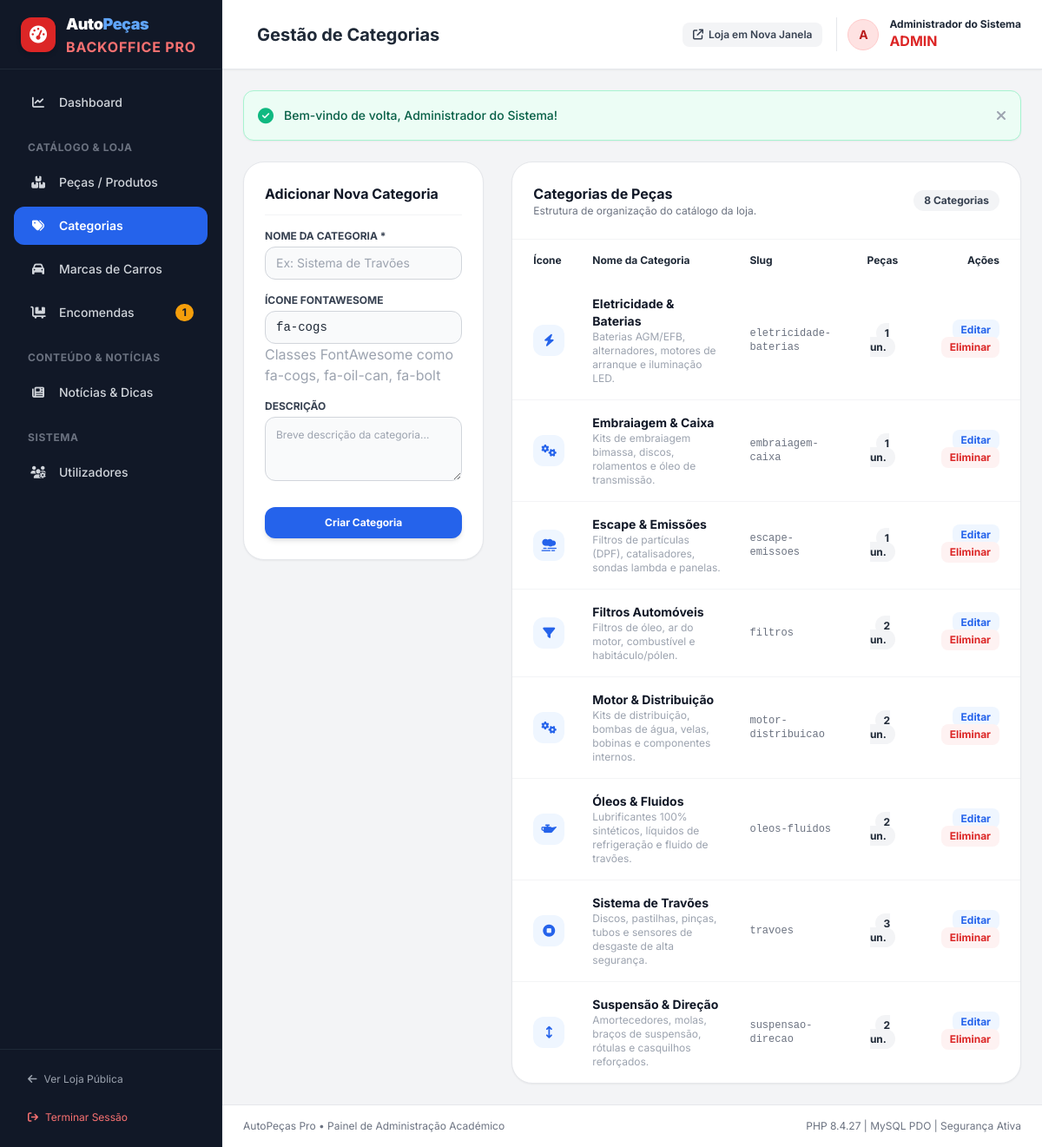
Screenshot of /admin/categories.php (signed in) with the database file from the repository.
### tables this page shows
CREATE TABLE `categories` (
  `id` INT AUTO_INCREMENT PRIMARY KEY,
  `name` VARCHAR(100) NOT NULL,
  `slug` VARCHAR(120) NOT NULL UNIQUE,
  `description` TEXT NULL,
  `icon` VARCHAR(50) DEFAULT 'fa-cogs',
  `created_at` TIMESTAMP DEFAULT CURRENT_TIMESTAMP
);

### config/config.php (called while the page is built, shortened)
<?php
function url(string $path = ''): string {
    $path = ltrim($path, '/');
    return BASE_URL . '/' . $path;
}

### includes/functions.php (called while the page is built, shortened)
<?php
require_once __DIR__ . '/../config/config.php';
function e(?string $string): string {
    return htmlspecialchars($string ?? '', ENT_QUOTES, 'UTF-8');
}
function get_all_categories(): array {
    $db = Database::getConnection();
    $stmt = $db->query("
        SELECT c.*, COUNT(p.id) AS products_count
        FROM categories c
        LEFT JOIN products p ON p.category_id = c.id AND p.is_active = 1
        GROUP BY c.id
        ORDER BY c.name ASC
    ");
    return $stmt->fetchAll();
}

### admin/categories.php (the view, shortened to what this page needs)
<?php
require_once __DIR__ . '/../includes/admin_header.php';
$editCategory = null;
$categories = get_all_categories();
?>
<div class="grid grid-cols-1 lg:grid-cols-12 gap-8">
    <div class="lg:col-span-4">
        <div class="bg-white p-6 rounded-3xl border border-gray-200 shadow-sm sticky top-28">
            <h2 class="text-base font-bold text-gray-900 pb-3 border-b border-gray-100 mb-4">
                <?= $editCategory ? 'Editar Categoria' : 'Adicionar Nova Categoria' ?>
            </h2>
            <form action="<?= url('admin/categories.php') ?>" method="POST" class="space-y-4">
                <div>
                    <label class="block text-xs font-bold text-gray-700 uppercase mb-1">Nome da Categoria *</label>
                    <input type="text" name="name" required value="<?= e($editCategory['name'] ?? '') ?>" placeholder="Ex: Sistema de Travões" class="w-full bg-gray-50 border border-gray-300 rounded-xl px-3 py-2 text-sm focus:ring-2 focus:ring-blue-500">
                </div>
                <div>
                    <label class="block text-xs font-bold text-gray-700 uppercase mb-1">Ícone FontAwesome</label>
                    <input type="text" name="icon" value="<?= e($editCategory['icon'] ?? 'fa-cogs') ?>" placeholder="Ex: fa-circle-stop, fa-filter, fa-car" class="w-full bg-gray-50 border border-gray-300 rounded-xl px-3 py-2 text-sm font-mono text-xs">
                    <span class="text-[10px] text-gray-400">Classes FontAwesome como fa-cogs, fa-oil-can, fa-bolt</span>
                </div>
                <div>
                    <label class="block text-xs font-bold text-gray-700 uppercase mb-1">Descrição</label>
                    <textarea name="description" rows="3" placeholder="Breve descrição da categoria..." class="w-full bg-gray-50 border border-gray-300 rounded-xl p-3 text-xs"><?= e($editCategory['description'] ?? '') ?></textarea>
                </div>
                <div class="flex items-center space-x-2 pt-2">
                    <button type="submit" class="flex-1 bg-blue-600 hover:bg-blue-700 text-white font-bold py-2.5 px-4 rounded-xl text-xs transition shadow-md">
                        <?= $editCategory ? 'Guardar Alterações' : 'Criar Categoria' ?>
                    </button>
                </div>
            </form>
        </div>
    </div>
    <div class="lg:col-span-8">
        <div class="bg-white rounded-3xl border border-gray-200 shadow-sm overflow-hidden">
            <div class="p-6 border-b border-gray-100 flex items-center justify-between">
                <div>
                    <h3 class="font-bold text-gray-900 text-base">Categorias de Peças</h3>
                    <p class="text-xs text-gray-500">Estrutura de organização do catálogo da loja.</p>
                </div>
                <span class="text-xs font-bold bg-gray-100 px-3 py-1 rounded-full text-gray-700"><?= count($categories) ?> Categorias</span>
            </div>
            <div class="overflow-x-auto">
                <table class="w-full text-left text-xs table-admin">
                    <thead>
                        <tr>
                            <th class="p-4 pl-6">Ícone</th>
                            <th class="p-4">Nome da Categoria</th>
                            <th class="p-4">Slug</th>
                            <th class="p-4 text-center">Peças</th>
                            <th class="p-4 pr-6 text-right">Ações</th>
                        </tr>
                    </thead>
                    <tbody class="divide-y divide-gray-100 text-gray-700">
                        <?php foreach ($categories as $c): ?>
                            <tr>
                                <td class="p-4 pl-6">
                                    <div class="w-9 h-9 rounded-xl bg-blue-50 text-blue-600 flex items-center justify-center text-sm">
                                        <i class="fa-solid <?= e($c['icon'] ?: 'fa-cogs') ?>"></i>
                                    </div>
                                </td>
                                <td class="p-4">
                                    <span class="font-bold text-gray-900 text-sm block"><?= e($c['name']) ?></span>
                                    <span class="text-gray-400 text-[11px] line-clamp-1"><?= e($c['description']) ?></span>
                                </td>
                                <td class="p-4 font-mono text-[11px] text-gray-500">
                                    <?= e($c['slug']) ?>
                                </td>
                                <td class="p-4 text-center">
                                    <span class="bg-gray-100 text-gray-800 font-bold px-2.5 py-1 rounded-full text-[10px]">
                                        <?= $c['products_count'] ?> un.
                                    </span>
                                </td>
                                <td class="p-4 pr-6 text-right space-x-2">
                                    <a href="<?= url('admin/categories.php?edit=' . $c['id']) ?>" class="bg-blue-50 text-blue-600 hover:bg-blue-600 hover:text-white px-2.5 py-1 rounded-lg font-bold transition">
                                        Editar
                                    </a>
                                    <form action="<?= url('admin/categories.php') ?>" method="POST" class="inline">
                                        <button type="submit" class="bg-red-50 text-red-600 hover:bg-red-600 hover:text-white px-2.5 py-1 rounded-lg font-bold transition confirm-action" data-confirm="Tem a certeza que deseja eliminar esta categoria?">
                                            Eliminar
                                        </button>
                                    </form>
                                </td>
                            </tr>
                        <?php endforeach; ?>
                    </tbody>
                </table>
            </div>
        </div>
    </div>
</div>
<?php require_once __DIR__ . '/../includes/admin_footer.php'; ?>

### assets/css/style.css (style rules this page uses)
:root { --turbo-orange: #ff5722; --turbo-red: #ff1744; --turbo-yellow: #ffc107; --neon-blue: #00d2ff; --neon-green: #00e676; --dark-carbon: #090d16; --dark-card: #111827; }
body { font-family: 'Inter', system-ui, -apple-system, sans-serif; background-color: #0b0f19; color: #e2e8f0; overflow-x: hidden; }

### rows the page displays
categories: name "Eletricidade & Baterias", description "Baterias AGM/EFB, alternadores, motores de arranque e iluminação LED.", slug "eletricidade-baterias", products_count "1"
categories: name "Embraiagem & Caixa", description "Kits de embraiagem bimassa, discos, rolamentos e óleo de transmissão.", slug "embraiagem-caixa", products_count "1"
categories: name "Escape & Emissões", description "Filtros de partículas (DPF), catalisadores, sondas lambda e panelas.", slug "escape-emissoes", products_count "1"
categories: name "Filtros Automóveis", description "Filtros de óleo, ar do motor, combustível e habitáculo/pólen.", slug "filtros", products_count "2"
categories: name "Motor & Distribuição", description "Kits de distribuição, bombas de água, velas, bobinas e componentes internos.", slug "motor-distribuicao", products_count "2"
categories: name "Óleos & Fluidos", description "Lubrificantes 100% sintéticos, líquidos de refrigeração e fluido de travões.", slug "oleos-fluidos", products_count "2"
categories: name "Sistema de Travões", description "Discos, pastilhas, pinças, tubos e sensores de desgaste de alta segurança.", slug "travoes", products_count "3"
categories: name "Suspensão & Direção", description "Amortecedores, molas, braços de suspensão, rótulas e casquilhos reforçados.", slug "suspensao-direcao", products_count "2"

### other values shown
$pendingOrdersCount "1"
$pageTitle "Gestão de Categorias"
substr($currentUser['name'], 0, 1) "A"
$currentUser['name'] "Administrador do Sistema"
$flash['message'] "Bem-vindo de volta, Administrador do Sistema!"
count($categories) "8"
phpversion() "8.4.27"
